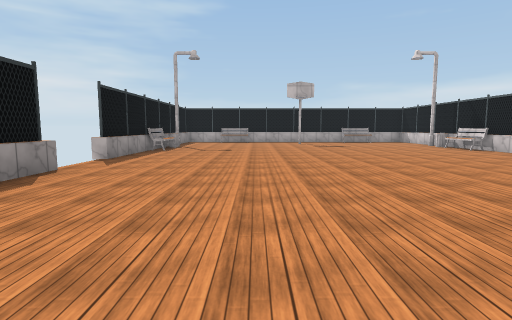
View 1 (above)

12 first-person views from a walk through a Unity game level. The camera is 1.4 m above the floor, tilts 6° down and sees 80° across. The floor is counted in squares, 2 m on a side. Each view is taken from the middle of a square. On the plan, view 1 faces up. The plan holds only what a view shows up to about 10 squares ahead; the rest is blank. The place goes on beyond the plan. Some surface patterns are stand-ins.

View 2
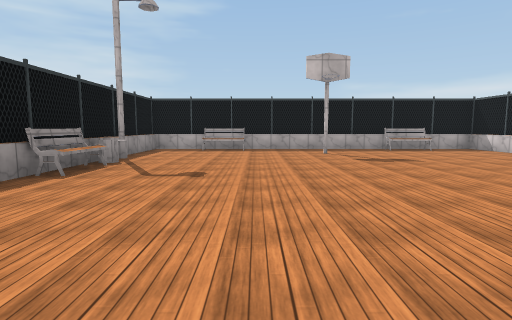

View 3
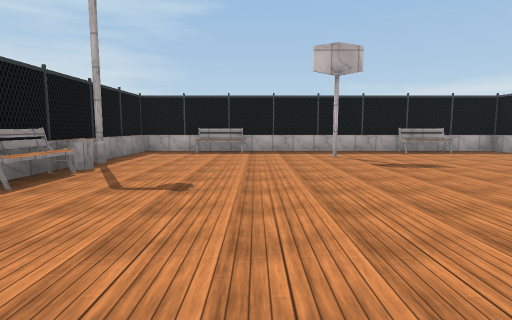

View 4
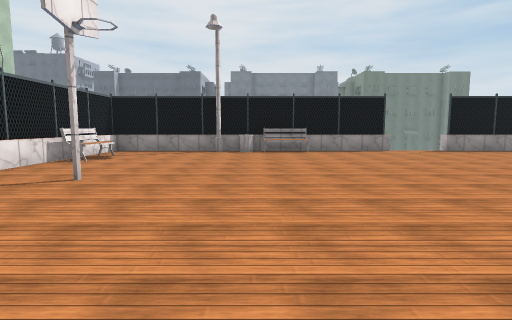

View 5
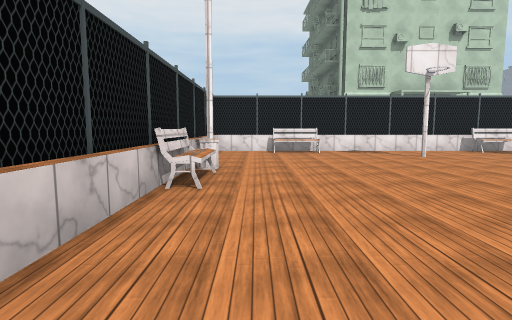

View 6
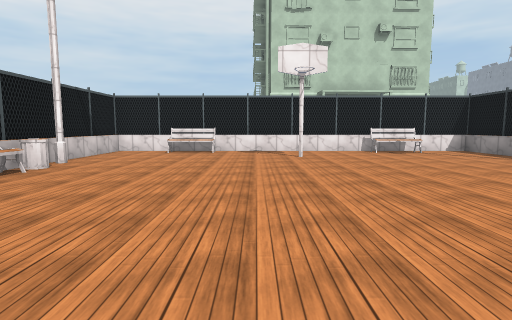

View 7
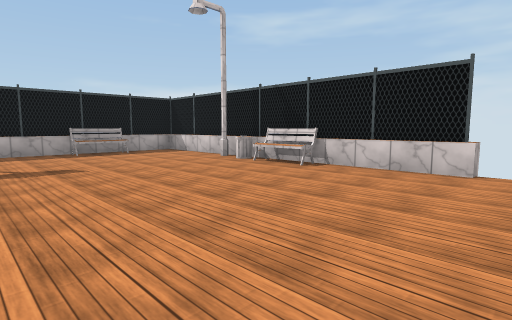

View 8
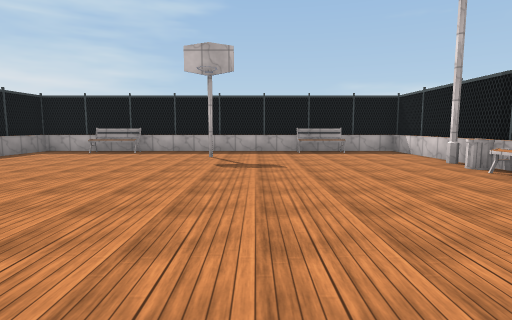

View 9
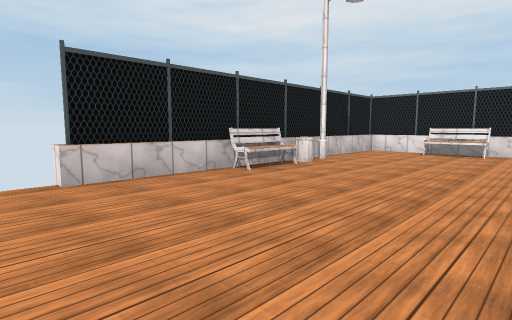

View 10
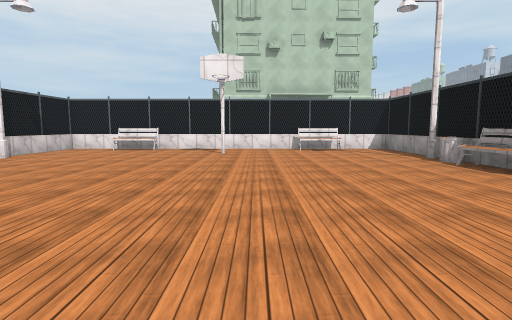

View 11
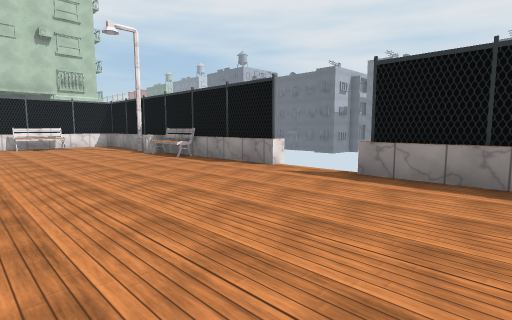

View 12
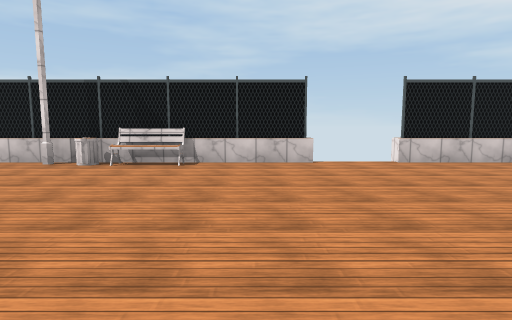

### Floor plan
Points are (right, up) in squares from view 1. A wall is a line through its corners. A room is listed if a view was taken in it or the views show most of it. See-through windows are left out.
Room 1 (views 1, 2, 3, 4, 5, 6, 7, 8, 9, 10, 11, 12)
walls: (7.2, 6.9) (7.2, 15.2); (7.3, 6.9) (7.3, 15.2); (-3.5, 5) (-3.5, -3.3); (6.6, 2.5) (7.2, 2.5); (-3.8, 5.1) (-3.3, 5.1) (-3.3, -3.3); (-2.8, 9.4) (-3.4, 9.4); (7.2, 9.4) (6.6, 9.4); (-3.4, 2.5) (-2.8, 2.5); (6.5, 1.3) (7.2, 1.3); (-2.8, 10.7) (-3.4, 10.7); (7.1, 10.7) (6.6, 10.7); (-3.4, 1.3) (-2.8, 1.3); (-3.3, 11.5) (-3.3, 6.8) (-3.8, 6.8); (4.2, 14.5) (4.2, 15); (-3.5, 12.9) (-3.5, 6.9); (-0.4, -2.6) (-0.4, -3.1); (-0.2, 14.9) (-1.7, 14.9); (5.5, 14.5) (5.5, 14.9) (4.1, 14.9); (4.1, -3) (5.5, -3); (4.2, -3.1) (4.2, -2.6); (-1.7, -3) (-0.4, -3); (7.2, -3.3) (7.2, 5.1); (7.3, -3.3) (7.3, 5); (-3.5, 15.2) (-3.5, 13); (7.3, 15.4) (-3.3, 15.4); (-3.3, -3.5) (7.3, -3.5)
low walls: (6.6, 9.4) (6.6, 10.8); (-2.8, 2.5) (-2.8, 1.1); (6.6, 1.1) (6.6, 2.5); (-2.8, 10.8) (-2.8, 9.4); (-0.4, 14.5) (-1.8, 14.5); (4.2, -2.6) (5.5, -2.6); (5.6, 14.5) (4.2, 14.5); (-1.8, -2.6) (-0.4, -2.6); (7.3, 15.2) (-3.3, 15.2) (-3.3, 12.1); (-3.3, -3.3) (7.3, -3.3)
ways out: gap at (-4, 5); gap at (-4, 7)

Positions as (right, up) in squares from view 1, and headings:
1: (0, 0), facing up
2: (0, 5), facing up
3: (0, 6), facing up
4: (6, 1), facing left
5: (6, 6), facing down
6: (3, 6), facing down
7: (2, 6), facing up-right
8: (3, 6), facing up
9: (3, 6), facing down-right
10: (1, 7), facing down
11: (1, 9), facing down-left
12: (1, 8), facing right
